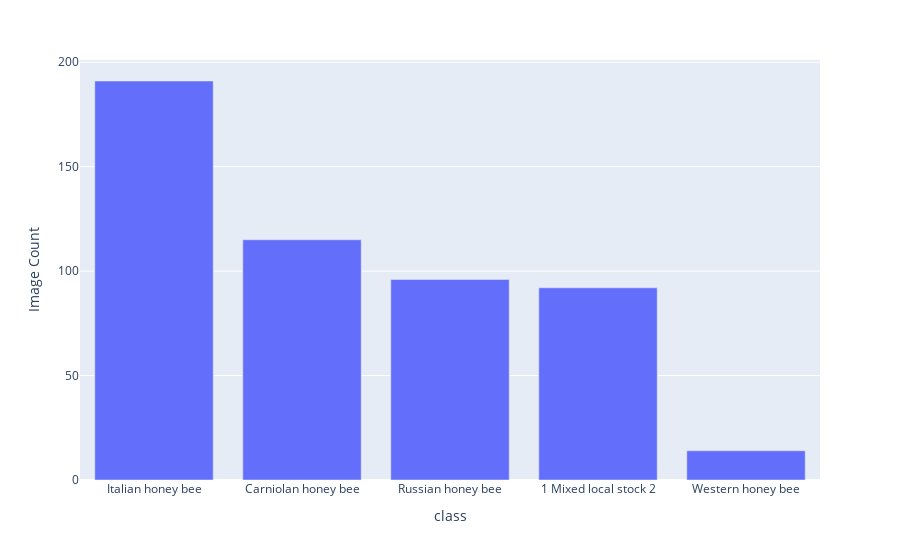

Notebook code for this chart:
### Code cell
df = pd.read_csv('bee_dataset/ml_data.csv')
tmp = df['class'].value_counts()
df = pd.DataFrame(data={'class': tmp.index, 'Image Count': tmp.values})
df
fig = px.bar(df, x='class', y='Image Count')
fig.show()
print(tmp)
print(tmp.values)
print(tmp.index)

### Figure 1 — Plotly figure (JSON) as saved in the notebook; plotly's stock layout.template omitted (floating-point values rounded to 4 significant figures)
{"data": [{"alignmentgroup": "True", "hovertemplate": "class=%{x}<br>Image Count=%{y}<extra></extra>", "legendgroup": "", "marker": {"color": "#636efa", "pattern": {"shape": ""}}, "name": "", "offsetgroup": "", "orientation": "v", "showlegend": false, "textposition": "auto", "type": "bar", "x": ["Italian honey bee", "Carniolan honey bee", "Russian honey bee", "1 Mixed local stock 2", "Western honey bee"], "xaxis": "x", "y": [191, 115, 96, 92, 14], "yaxis": "y"}], "layout": {"barmode": "relative", "legend": {"tracegroupgap": 0}, "margin": {"t": 60}, "xaxis": {"anchor": "y", "domain": [0, 1], "title": {"text": "class"}}, "yaxis": {"anchor": "x", "domain": [0, 1], "title": {"text": "Image Count"}}}}
